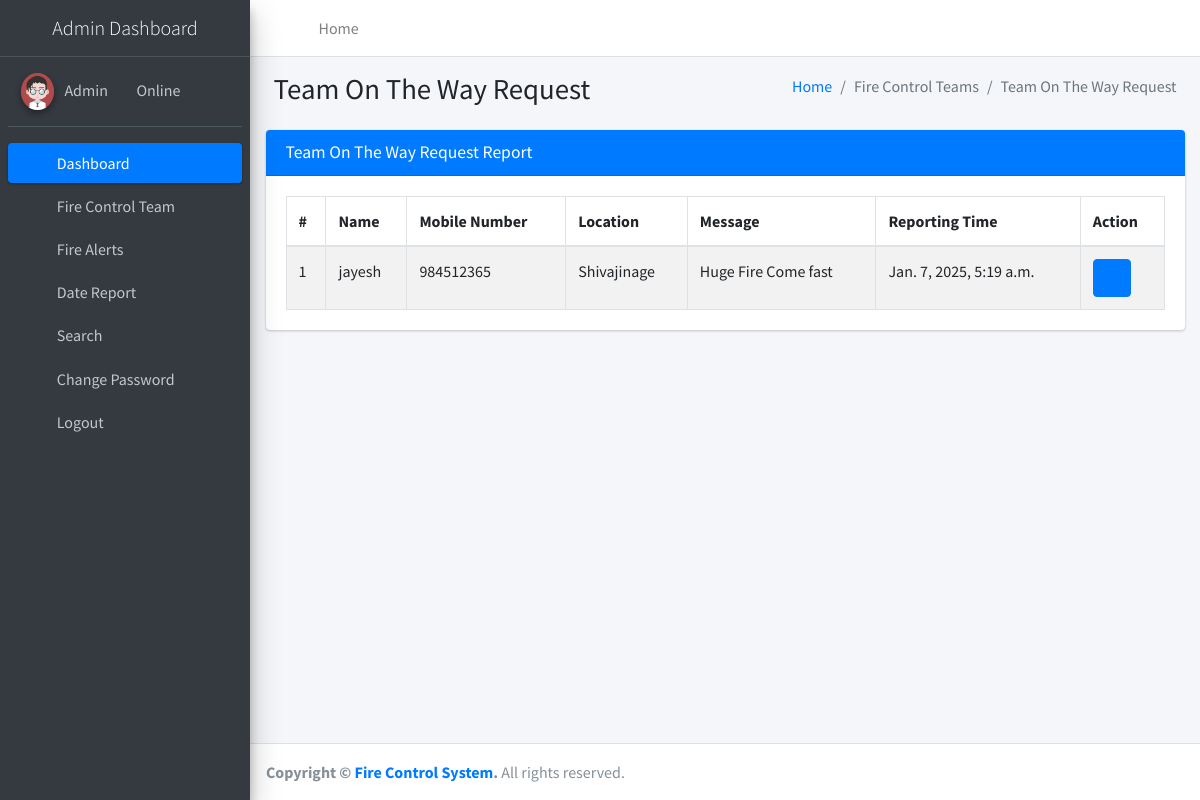
/teamontheway (signed in), run on the app's committed database.
### firereport/models.py (models this page shows, shortened)
class Firereport(models.Model):
    FullName = models.CharField(max_length=250, null=True)
    MobileNumber = models.CharField(max_length=12, null=True)
    Location = models.CharField(max_length=200, null=True)
    Message = models.CharField(max_length=200, null=True)
    AssignTo = models.ForeignKey(Teams, on_delete=models.CASCADE, null=True)
    Status = models.CharField(max_length=150, null=True)
    Postingdate = models.DateTimeField(auto_now_add=True)
    AssignedTime = models.CharField(max_length=150, null=True)
    UpdationDate = models.DateTimeField(null=True)

### firereport/views.py (the view)
# urls.py: path('teamontheway', teamontheway, name='teamontheway'),
def teamontheway(request):
    if not request.user.is_authenticated:
        return redirect('admin_login')
    firereport = Firereport.objects.filter(Status='Team On the Way')
    return render(request, 'admin/teamontheway.html', locals())

### firereport/templates/admin/teamontheway.html
{% extends 'adminNavbar.html' %}
{% block main %}
{% load static %}
<section class="content">
    <div class="content-header">
        <div class="container-fluid">
            <div class="row mb-2">
                <div class="col-sm-6">
                    <h1 class="m-0">Team On The Way Request</h1>
                </div>
                <div class="col-sm-6">
                    <ol class="breadcrumb float-sm-right">
                        <li class="breadcrumb-item"><a href="{% url 'dashboard' %}">Home</a></li>
                        <li class="breadcrumb-item active">Fire Control Teams</li>
                        <li class="breadcrumb-item active">Team On The Way Request</li>
                    </ol>
                </div>
            </div>
        </div>
    </div>
    <div class="container-fluid">
        <div class="row">
            <div class="col-md-12">
                <div class="card card-primary">
                    <div class="card-header">
                        <h3 class="card-title">Team On The Way Request Report</h3>
                    </div>
                    <div class="card-body">
                        <table id="example1" class="table table-bordered table-striped">
                            <thead>
                            <tr>
                                <th>#</th>
                                <th>Name</th>
                                <th>Mobile Number</th>
                                <th>Location</th>
                                <th>Message</th>
                                <th>Reporting Time</th>
                                <th>Action</th>
                            </tr>
                            </thead>
                            <tbody>
                            {% for i in firereport %}
                            <tr>
                                <td>{{forloop.counter}}</td>
                                <td>{{i.FullName}}</td>
                                <td>{{i.MobileNumber}}</td>
                                <td>{{i.Location}}</td>
                                <td>{{i.Message}}</td>
                                <td>{{i.Postingdate}}</td>
                                <td>
                                    <div class="btn-group">
                                        <a class="btn btn-primary" href="{% url 'viewRequestDetails' i.id %}"><i
                                                class="fa fa-eye"></i></a>
                                    </div>
                                </td>
                            </tr>
                            {% endfor %}
                            </tbody>
                        </table>
                    </div>
                </div>
            </div>
        </div>
    </div>
</section>
{% endblock %}

### data on the page
Firereport: FullName "jayesh", MobileNumber "984512365", Location "Shivajinage", Message "Huge Fire Come fast", Postingdate "Jan. 7, 2025, 5:19 a.m."
